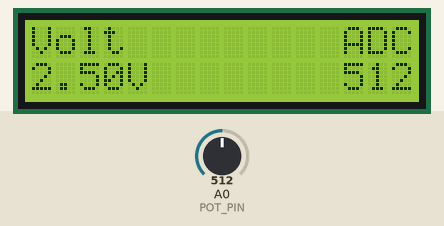
Bench run of a sketch on a simulated Arduino Uno, built with avr-gcc and run on an emulated ATmega328P. On the bench: 16×2 character LCD. The test bench sets the inputs (shaded band); at power-on: A0 (POT_PIN) = 512. What the sketch prints to the serial monitor is not drawn.

Above: at 1.2 s.
1.3 s: A0 (POT_PIN) set to 106
At 1.9 s:
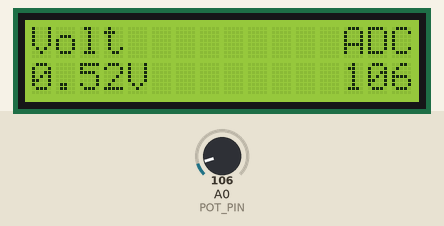
2.8 s: A0 (POT_PIN) set to 93
At 3.3 s:
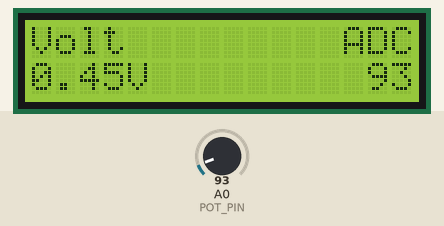
4.3 s: A0 (POT_PIN) set to 110
At 5.2 s:
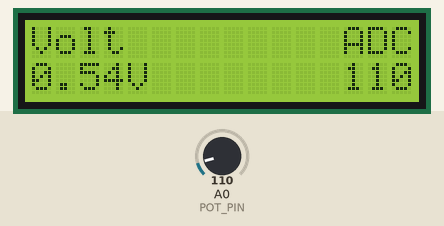
5.8 s: A0 (POT_PIN) set to 90
At 6.6 s:
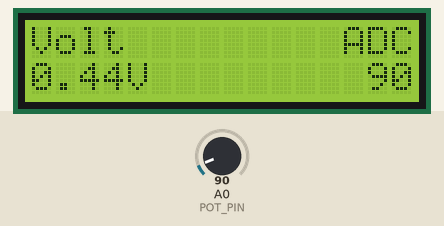
Timing chart, 0 to 8.3 s (numbered marks = the images above; inputs shaded):
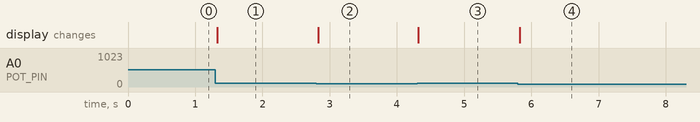

Measured:
- after the input at 1.3 s, the display: changes at once (image 1)
- after the input at 2.8 s, the display: changes at once (image 2)
- after the input at 4.3 s, the display: changes at once (image 3)
- after the input at 5.8 s, the display: changes at once (image 4)

The sketch:

Z2.ino
```cpp
#include <Wire.h>
#include <LiquidCrystal_I2C.h>

LiquidCrystal_I2C lcd(0x27, 16, 2);

const byte POT_PIN = A0;

int lastAdcValue = -1;

void setup() {
  Serial.begin(9600);
  lcd.init();
  lcd.backlight();

  lcd.setCursor(0, 0);
  lcd.print("Volt         ADC");
}

void loop() {
  int adcValue = analogRead(POT_PIN);
  float voltage = adcValue * (5.0 / 1024.0);

  Serial.print("Napiecie:");
  Serial.print(voltage);
  Serial.print(",");
  Serial.print("ADC:");
  Serial.println(adcValue);


  if(adcValue != lastAdcValue) {
    lcd.setCursor(0, 1);
    lcd.print(voltage, 2);
    lcd.print("V  ");


    lcd.setCursor(12, 1);

    if (adcValue < 1000) lcd.print(" ");
    if (adcValue < 100)  lcd.print(" ");
    if (adcValue < 10)   lcd.print(" ");

    lcd.print(adcValue);

    lastAdcValue = adcValue;
  }

  delay(20);
}
```
